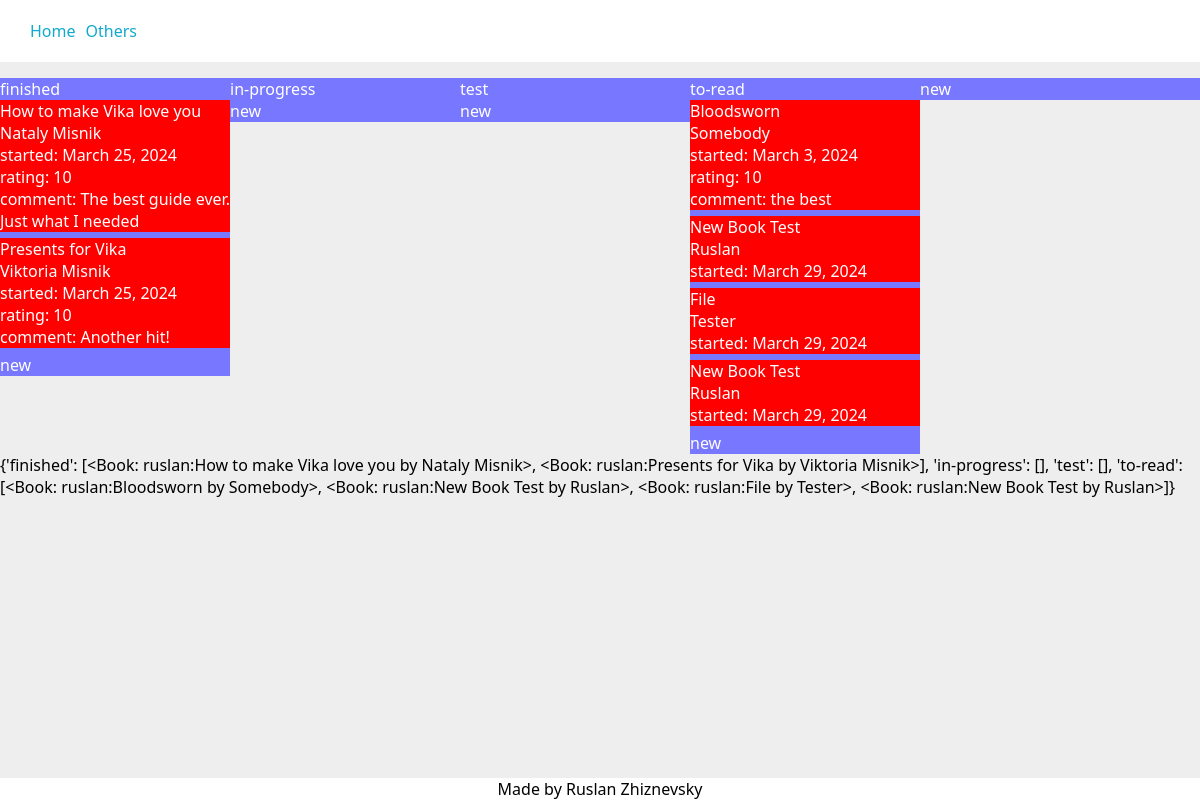
The app's page / (signed in), older data.
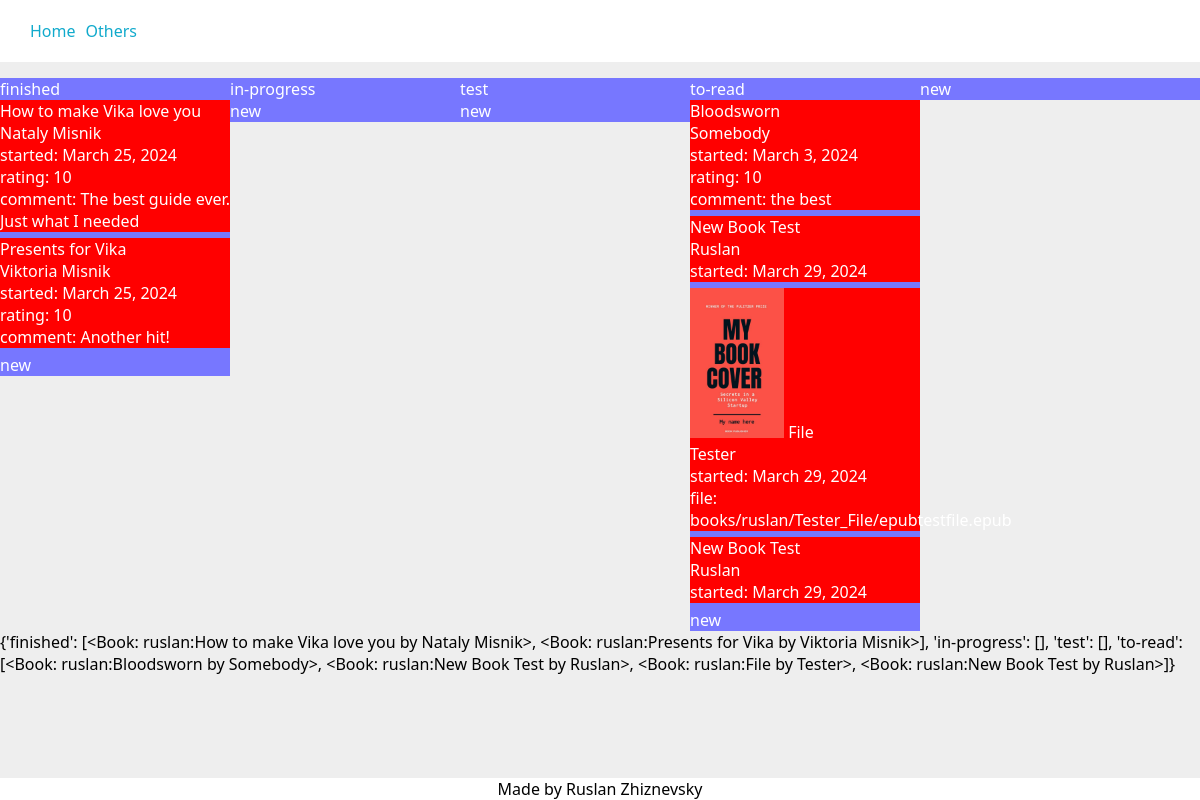
The same page, newer data.
### library/models.py (models this page shows, shortened)
class Book(models.Model):
    user = models.ForeignKey(
        settings.AUTH_USER_MODEL,
        verbose_name="user",
        help_text="user who has this book in their library",
        on_delete=models.CASCADE,
        related_name="books",
        related_query_name="book",
        null=False,
        blank=False,
    )
    title = models.CharField(
        verbose_name="title",
        help_text="title of the book",
        max_length=60,
        blank=True,
        null=False,
        unique=False,
    )
    author = models.CharField(
        verbose_name="author",
        help_text="author of the book",
        max_length=60,
        blank=True,
        null=False,
        unique=False,
    )
    started = models.DateField(
        verbose_name="started",
        help_text="date when started reading",
        default=datetime.date.today,
        editable=True,
        blank=True,
        null=True,
    )
    finished = models.DateField(
        verbose_name="finished",
        help_text="date when finished reading",
        editable=True,
        blank=True,
        null=True,
        default=None,
    )
    rating = models.PositiveIntegerField(
        verbose_name="rating",
        help_text="book rating from 1 to 10",
        blank=True,
        null=True,
        default=None,
        validators=[MaxValueValidator(10), MinValueValidator(1)],
    )
    comment = models.TextField(
        verbose_name="comment",
        help_text="comment on this book. Is it bad? Good?",
        blank=True,
    )
    category = models.ForeignKey(
        "UserCategory",
        on_delete=models.CASCADE,
        verbose_name="category",
    )
    def _get_bookfile_upload_path(instance, filename):
        return f"books/{instance.user}/{instance.author}_{instance.title}/{filename}"
    file = models.FileField(
        verbose_name="book file",
        help_text="book file to upload",
        upload_to=_get_bookfile_upload_path,
        blank=True,
        null=True,
        default=None,
    )
    def _get_coverfile_upload_path(instance, filename):
        return f"books/{instance.user}/{instance.author}_{instance.title}/{filename}"
    cover = models.ImageField(
        verbose_name="cover image",
        help_text="image of the cover of the book",
        upload_to=_get_coverfile_upload_path,
        blank=True,
        null=True,
        default=None,
    )
    def __str__(self):
        return f"{self.user}:{self.title} by {self.author}"
    class Meta:
        constraints = [
            models.CheckConstraint(
                check=~models.Q(started__gt=models.F("finished")),
                name="%(app_label)s_%(class)s_finished_before_started"
            ),
            models.UniqueConstraint(
                fields=["user", "title", "author"],
                name="%(app_label)s_%(class)s_user_title_author_unique",
            )
        ]

### library/views.py (the view)
# urls.py: path("", views.all_books, name="your_all_books"),
@login_required  # login_url="/login/")
def all_books(request, username=None):
    if username is None:
        books_by_categories = _sort_user_books_by_categories(request.user)
        viewed_user = None
    else:
        viewed_user = User.objects.get(username=username)
        books_by_categories = _sort_user_books_by_categories(viewed_user)
    context = {
        "user": request.user,
        "viewed_user": viewed_user,
        "books_by_categories": books_by_categories,
    }
    return render(request, "all_books.html", context=context)

### library/views.py (called while the page is built)
def _sort_user_books_by_categories(user):
    books = user.books.all()
    books_by_categories = {}
    category_objs = UserCategory.objects.filter(user=user)
    for category in [category_obj.category_name for category_obj in category_objs]:
        books_by_categories[category] = []
    for book in books:
        category_obj = book.category
        books_by_categories[category_obj.category_name] += [book]
    return books_by_categories

### users/models.py (called while the page is built)
    def __str__(self):
        return self.username

### library/templates/all_books.html (shortened to what this page needs)
{% extends "base.html" %}
{% load static %}
{% block extra_css %}
<link rel="stylesheet" href="{% static 'library/all_books.css' %}">
{% endblock extra_css %}
{% block content %}
<div class="categories_conteiner">
    {% for category in books_by_categories.keys %}
    <div class="category_header col">
        {% if viewed_user  %}
            <a href="{% url 'someones_category' viewed_user.username category %}">{{ category }}</a>
        {% else %}
            <a href="{% url 'your_category' category %}">{{ category }}</a>
        {% endif %}
    </div>
    {% endfor %}
    <div class="categories_header col"><a href="{% url 'new_category' %}">new</a></div>
</div>
<div class="books_conteiner">
{% for books in books_by_categories.values %}
    <div class="books_list col">
        {% for book in books %}
            {% if viewed_user %}
            <a href="{% url 'someones_book' viewed_user.username book.title %}">
            {% else %}
            <a href="{% url 'your_book' book.title %}">
            {% endif %}
            <div class="book_block">
                {% if book.cover %}
                <img src="{{ book.cover.url }}">
                {% endif %}
                {% if book.title %}
                    {{ book.title }}<br>
                {% endif %}
                {% if book.author %}
                    {{ book.author }}<br>
                {% endif %}
                {% if book.started %}
                    started: {{ book.started }}<br>
                {% endif %}
                {% if book.rating %}
                    rating: {{ book.rating }}<br>
                {% endif %}
                {% if book.comment %}
                    comment: {{ book.comment }}<br>
                {% endif %}
                {% if book.file %}
                    file: {{ book.file }}
                {% endif %}
                </div>
            </a>
        {% endfor %}
        {% if viewed_user is None %}
            <a href="{% url 'new_book' %}">new</a>
        {% endif %}
    </div>
{% endfor %}
</div>
    {{ books_by_categories }}
{% endblock content %}

Row changes from the older to the newer data that the page shows:
changed Book "File": cover: picture added; file (not shown) → "books/ruslan/Tester_File/epubtestfile.epub"
